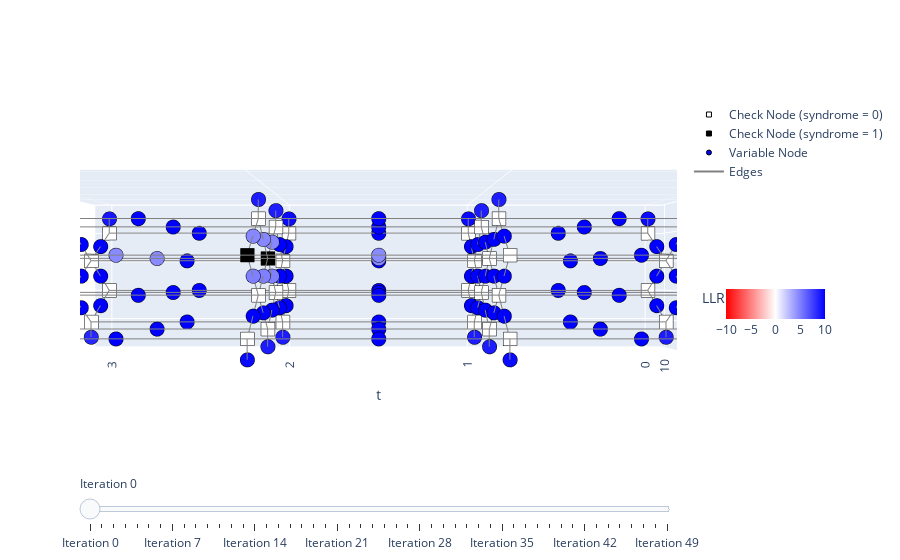

The notebook cell saved with this chart:
### Code cell
visualize_bp_decoding_process(chkmat, chk_coords, var_coords, syndrome, llr_history)
